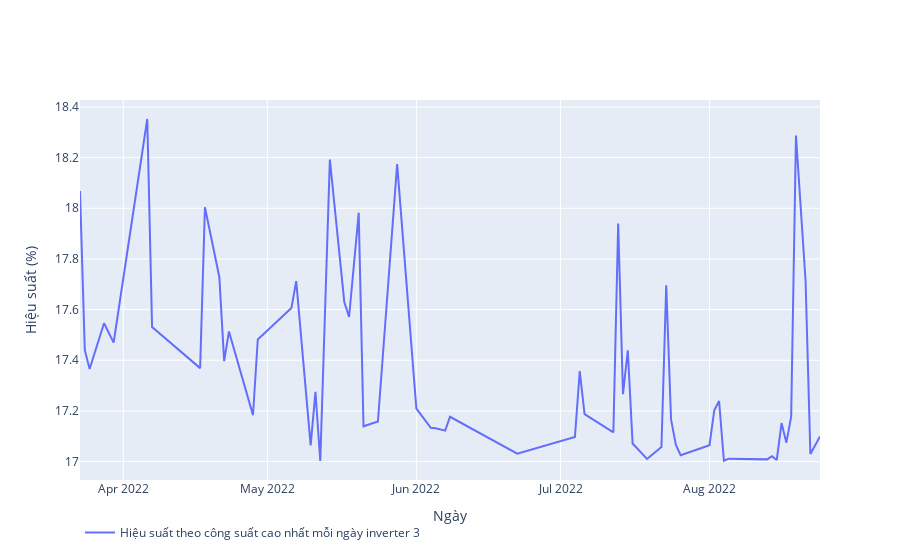

The cell this chart's notebook holds for it:
### Code cell
fig2 = go.Figure()
fig2.add_trace(go.Scatter(
    x=df2['date'],
    y=df2['Hieu suat'],
    name="Hiệu suất theo công suất cao nhất mỗi ngày inverter 3 "))
fig2 . update_traces (
    showlegend = True 
    )
fig2.update_layout(
    xaxis_title="Ngày",
    yaxis_title="Hiệu suất (%)"
)
fig2.update_layout(legend_orientation="h")
fig2.show()

### Figure 1 — Plotly figure (JSON) as saved in the notebook; plotly's stock layout.template omitted (floating-point values rounded to 4 significant figures)
{"data": [{"name": "Hiệu suất theo công suất cao nhất mỗi ngày inverter 3 ", "showlegend": true, "type": "scatter", "x": ["2022-03-23", "2022-03-24", "2022-03-25", "2022-03-28", "2022-03-30", "2022-04-06", "2022-04-07", "2022-04-17", "2022-04-18", "2022-04-21", "2022-04-22", "2022-04-23", "2022-04-28", "2022-04-29", "2022-05-06", "2022-05-07", "2022-05-10", "2022-05-11", "2022-05-12", "2022-05-14", "2022-05-17", "2022-05-18", "2022-05-20", "2022-05-21", "2022-05-24", "2022-05-28", "2022-06-01", "2022-06-04", "2022-06-05", "2022-06-07", "2022-06-08", "2022-06-22", "2022-07-04", "2022-07-05", "2022-07-06", "2022-07-12", "2022-07-13", "2022-07-14", "2022-07-15", "2022-07-16", "2022-07-19", "2022-07-22", "2022-07-23", "2022-07-24", "2022-07-25", "2022-07-26", "2022-08-01", "2022-08-02", "2022-08-03", "2022-08-04", "2022-08-05", "2022-08-13", "2022-08-14", "2022-08-15", "2022-08-16", "2022-08-17", "2022-08-18", "2022-08-19", "2022-08-21", "2022-08-22", "2022-08-24"], "y": [18.07, 17.44, 17.37, 17.55, 17.47, 18.35, 17.53, 17.37, 18.0, 17.73, 17.4, 17.51, 17.18, 17.48, 17.61, 17.71, 17.06, 17.27, 17.0, 18.19, 17.63, 17.57, 17.98, 17.14, 17.16, 18.17, 17.21, 17.13, 17.13, 17.12, 17.18, 17.03, 17.1, 17.36, 17.19, 17.12, 17.94, 17.27, 17.44, 17.07, 17.01, 17.06, 17.7, 17.17, 17.07, 17.03, 17.06, 17.2, 17.24, 17.0, 17.01, 17.01, 17.02, 17.01, 17.15, 17.07, 17.18, 18.29, 17.71, 17.03, 17.1]}], "layout": {"legend": {"orientation": "h"}, "xaxis": {"title": {"text": "Ngày"}}, "yaxis": {"title": {"text": "Hiệu suất (%)"}}}}
